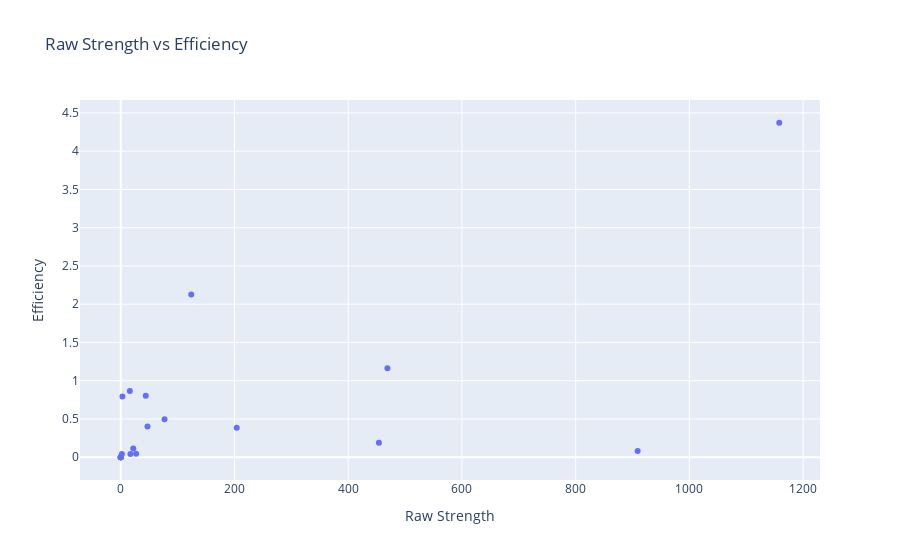

The notebook cell saved with this chart:
### Code cell
# Plotly scatter plot
fig=px.scatter(
    df_compare,
    x='total_medals',
    y='efficiency_per_capita',
    hover_data=['NOC'],
    title='Raw Strength vs Efficiency',
    labels={
        'total_medals': 'Raw Strength',
        'efficiency_per_capita': 'Efficiency',
    }
)
fig.show()

### Figure 1 — Plotly figure (JSON) as saved in the notebook; plotly's stock layout.template omitted (floating-point values rounded to 4 significant figures)
{"data": [{"customdata": [["ALB"], ["ALG"], ["AND"], ["ARG"], ["ARM"], ["AUS"], ["AUT"], ["AZE"], ["BDI"], ["BEL"], ["BEN"], ["BIH"], ["BLR"], ["BOL"], ["BRA"], ["BRN"], ["CAF"], ["CAN"], ["CHN"], ["CMR"], ["COL"], ["CPV"]], "hovertemplate": "Raw Strength=%{x}<br>Efficiency=%{y}<br>NOC=%{customdata[0]}<extra></extra>", "legendgroup": "", "marker": {"color": "#636efa", "symbol": "circle"}, "mode": "markers", "name": "", "orientation": "v", "showlegend": false, "x": [0.0, 17.0, 0.0, 204.0, 16.0, 1158.0, 47.0, 44.0, 2.0, 77.0, 0.0, 0.0, 124.0, 0.0, 454.0, 3.0, 0.0, 469.0, 909.0, 22.0, 27.0, 0.0], "xaxis": "x", "y": [0.0, 0.04363, 0.0, 0.3867, 0.8655, 4.372, 0.402, 0.8038, 0.04228, 0.4968, 0.0, 0.0, 2.126, 0.0, 0.1899, 0.7937, 0.0, 1.165, 0.08042, 0.1136, 0.04648, 0.0], "yaxis": "y", "type": "scatter"}], "layout": {"xaxis": {"anchor": "y", "domain": [0.0, 1.0], "title": {"text": "Raw Strength"}}, "yaxis": {"anchor": "x", "domain": [0.0, 1.0], "title": {"text": "Efficiency"}}, "legend": {"tracegroupgap": 0}, "title": {"text": "Raw Strength vs Efficiency"}}}
